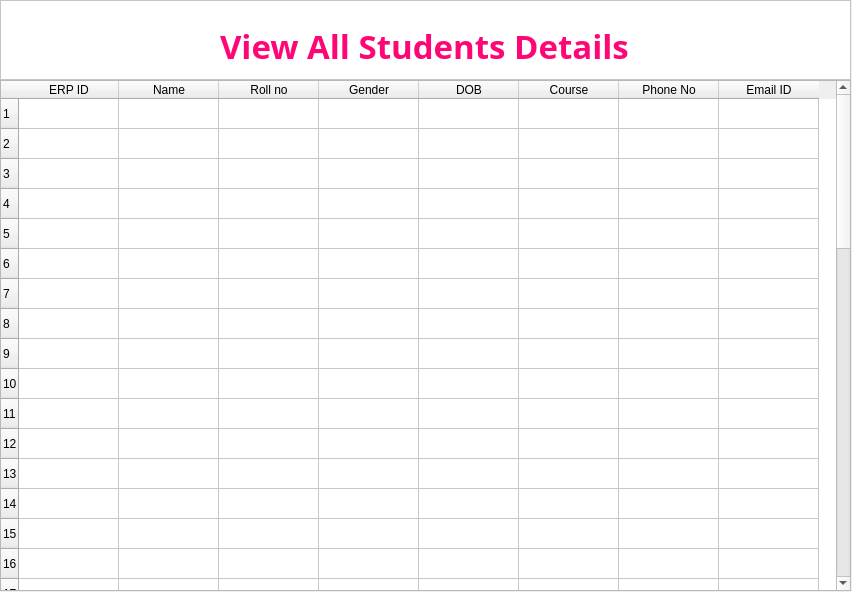
<?xml version="1.0" encoding="UTF-8"?>
<ui version="4.0">
 <class>Form</class>
 <widget class="QWidget" name="Form">
  <property name="geometry">
   <rect>
    <x>0</x>
    <y>0</y>
    <width>852</width>
    <height>592</height>
   </rect>
  </property>
  <property name="windowTitle">
   <string>Form</string>
  </property>
  <widget class="QTableWidget" name="tableWidget">
   <property name="geometry">
    <rect>
     <x>0</x>
     <y>80</y>
     <width>851</width>
     <height>511</height>
    </rect>
   </property>
   <property name="font">
    <font>
     <pointsize>9</pointsize>
     <weight>50</weight>
     <bold>false</bold>
    </font>
   </property>
   <property name="styleSheet">
    <string notr="true"/>
   </property>
   <property name="autoScroll">
    <bool>true</bool>
   </property>
   <property name="rowCount">
    <number>50</number>
   </property>
   <property name="columnCount">
    <number>8</number>
   </property>
   <row/>
   <row/>
   <row/>
   <row/>
   <row/>
   <row/>
   <row/>
   <row/>
   <row/>
   <row/>
   <row/>
   <row/>
   <row/>
   <row/>
   <row/>
   <row/>
   <row/>
   <row/>
   <row/>
   <row/>
   <row/>
   <row/>
   <row/>
   <row/>
   <row/>
   <row/>
   <row/>
   <row/>
   <row/>
   <row/>
   <row/>
   <row/>
   <row/>
   <row/>
   <row/>
   <row/>
   <row/>
   <row/>
   <row/>
   <row/>
   <row/>
   <row/>
   <row/>
   <row/>
   <row/>
   <row/>
   <row/>
   <row/>
   <row/>
   <row/>
   <column>
    <property name="text">
     <string>ERP ID</string>
    </property>
   </column>
   <column>
    <property name="text">
     <string>Name</string>
    </property>
   </column>
   <column>
    <property name="text">
     <string>Roll no</string>
    </property>
   </column>
   <column>
    <property name="text">
     <string>Gender</string>
    </property>
   </column>
   <column>
    <property name="text">
     <string>DOB</string>
    </property>
   </column>
   <column>
    <property name="text">
     <string>Course</string>
    </property>
   </column>
   <column>
    <property name="text">
     <string>Phone No</string>
    </property>
   </column>
   <column>
    <property name="text">
     <string>Email ID</string>
    </property>
   </column>
  </widget>
  <widget class="QFrame" name="frame">
   <property name="geometry">
    <rect>
     <x>0</x>
     <y>0</y>
     <width>851</width>
     <height>80</height>
    </rect>
   </property>
   <property name="styleSheet">
    <string notr="true">#frame{
 background:#fff;
}</string>
   </property>
   <property name="frameShape">
    <enum>QFrame::StyledPanel</enum>
   </property>
   <property name="frameShadow">
    <enum>QFrame::Raised</enum>
   </property>
   <widget class="QLabel" name="label">
    <property name="geometry">
     <rect>
      <x>220</x>
      <y>20</y>
      <width>441</width>
      <height>51</height>
     </rect>
    </property>
    <property name="font">
     <font>
      <family>Poor Richard</family>
      <pointsize>25</pointsize>
      <weight>75</weight>
      <italic>false</italic>
      <bold>true</bold>
     </font>
    </property>
    <property name="styleSheet">
     <string notr="true">#label{

	color: rgb(255, 6, 118);
}</string>
    </property>
    <property name="text">
     <string>View All Students Details</string>
    </property>
   </widget>
  </widget>
 </widget>
 <resources/>
 <connections/>
</ui>
